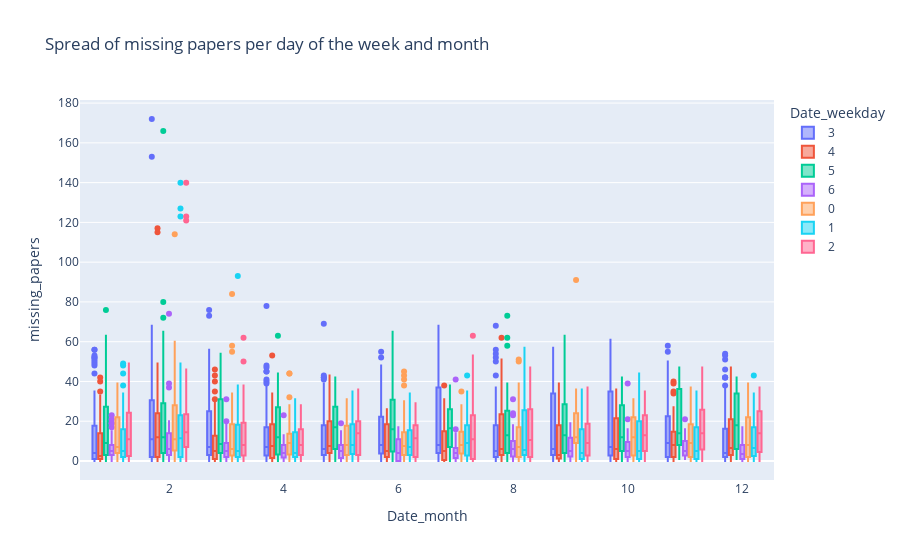

The code cell stored with this chart in its notebook:
### Code cell
px.box(df_train_soldout, x=f"{feat_date}_month", y="missing_papers" , color=f"{feat_date}_weekday", title="Spread of missing papers per day of the week and month")

### Figure 1 — Plotly figure (JSON) as saved in the notebook; plotly's stock layout.template omitted (floating-point values rounded to 4 significant figures; data arrays with more than 128 entries replaced by an {"elided": "..."} marker saying what was removed)
{"data": [{"alignmentgroup": "True", "hovertemplate": "Date_weekday=3<br>Date_month=%{x}<br>missing_papers=%{y}<extra></extra>", "legendgroup": "3", "marker": {"color": "#636efa"}, "name": "3", "notched": false, "offsetgroup": "3", "orientation": "v", "showlegend": true, "type": "box", "x": {"elided": "545 int values"}, "x0": " ", "xaxis": "x", "y": {"elided": "545 int values"}, "y0": " ", "yaxis": "y"}, {"alignmentgroup": "True", "hovertemplate": "Date_weekday=4<br>Date_month=%{x}<br>missing_papers=%{y}<extra></extra>", "legendgroup": "4", "marker": {"color": "#EF553B"}, "name": "4", "notched": false, "offsetgroup": "4", "orientation": "v", "showlegend": true, "type": "box", "x": {"elided": "520 int values"}, "x0": " ", "xaxis": "x", "y": {"elided": "520 int values"}, "y0": " ", "yaxis": "y"}, {"alignmentgroup": "True", "hovertemplate": "Date_weekday=5<br>Date_month=%{x}<br>missing_papers=%{y}<extra></extra>", "legendgroup": "5", "marker": {"color": "#00cc96"}, "name": "5", "notched": false, "offsetgroup": "5", "orientation": "v", "showlegend": true, "type": "box", "x": {"elided": "546 int values"}, "x0": " ", "xaxis": "x", "y": {"elided": "546 int values"}, "y0": " ", "yaxis": "y"}, {"alignmentgroup": "True", "hovertemplate": "Date_weekday=6<br>Date_month=%{x}<br>missing_papers=%{y}<extra></extra>", "legendgroup": "6", "marker": {"color": "#ab63fa"}, "name": "6", "notched": false, "offsetgroup": "6", "orientation": "v", "showlegend": true, "type": "box", "x": {"elided": "371 int values"}, "x0": " ", "xaxis": "x", "y": {"elided": "371 int values"}, "y0": " ", "yaxis": "y"}, {"alignmentgroup": "True", "hovertemplate": "Date_weekday=0<br>Date_month=%{x}<br>missing_papers=%{y}<extra></extra>", "legendgroup": "0", "marker": {"color": "#FFA15A"}, "name": "0", "notched": false, "offsetgroup": "0", "orientation": "v", "showlegend": true, "type": "box", "x": {"elided": "474 int values"}, "x0": " ", "xaxis": "x", "y": {"elided": "474 int values"}, "y0": " ", "yaxis": "y"}, {"alignmentgroup": "True", "hovertemplate": "Date_weekday=1<br>Date_month=%{x}<br>missing_papers=%{y}<extra></extra>", "legendgroup": "1", "marker": {"color": "#19d3f3"}, "name": "1", "notched": false, "offsetgroup": "1", "orientation": "v", "showlegend": true, "type": "box", "x": {"elided": "509 int values"}, "x0": " ", "xaxis": "x", "y": {"elided": "509 int values"}, "y0": " ", "yaxis": "y"}, {"alignmentgroup": "True", "hovertemplate": "Date_weekday=2<br>Date_month=%{x}<br>missing_papers=%{y}<extra></extra>", "legendgroup": "2", "marker": {"color": "#FF6692"}, "name": "2", "notched": false, "offsetgroup": "2", "orientation": "v", "showlegend": true, "type": "box", "x": {"elided": "427 int values"}, "x0": " ", "xaxis": "x", "y": {"elided": "427 int values"}, "y0": " ", "yaxis": "y"}], "layout": {"boxmode": "group", "legend": {"title": {"text": "Date_weekday"}, "tracegroupgap": 0}, "title": {"text": "Spread of missing papers per day of the week and month"}, "xaxis": {"anchor": "y", "domain": [0, 1], "title": {"text": "Date_month"}}, "yaxis": {"anchor": "x", "domain": [0, 1], "title": {"text": "missing_papers"}}}}
